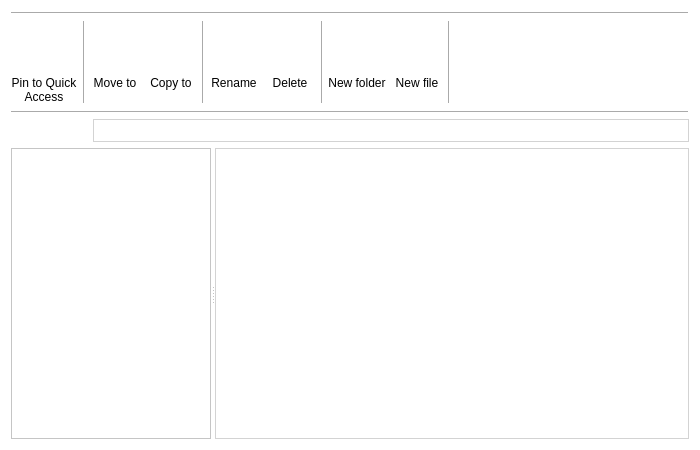
<?xml version="1.0" encoding="UTF-8"?>
<ui version="4.0">
 <class>Window</class>
 <widget class="QWidget" name="Window">
  <property name="enabled">
   <bool>true</bool>
  </property>
  <property name="geometry">
   <rect>
    <x>0</x>
    <y>0</y>
    <width>700</width>
    <height>450</height>
   </rect>
  </property>
  <property name="sizePolicy">
   <sizepolicy hsizetype="Fixed" vsizetype="Fixed">
    <horstretch>0</horstretch>
    <verstretch>0</verstretch>
   </sizepolicy>
  </property>
  <property name="windowTitle">
   <string>UFM</string>
  </property>
  <property name="styleSheet">
   <string notr="true">background-color: rgb(255, 255, 255);
</string>
  </property>
  <layout class="QVBoxLayout" name="verticalLayout_6">
   <item>
    <widget class="Line" name="line_9">
     <property name="sizePolicy">
      <sizepolicy hsizetype="Minimum" vsizetype="Minimum">
       <horstretch>0</horstretch>
       <verstretch>0</verstretch>
      </sizepolicy>
     </property>
     <property name="frameShadow">
      <enum>QFrame::Raised</enum>
     </property>
     <property name="midLineWidth">
      <number>0</number>
     </property>
     <property name="orientation">
      <enum>Qt::Horizontal</enum>
     </property>
    </widget>
   </item>
   <item>
    <layout class="QHBoxLayout" name="horizontalLayout_4">
     <item>
      <layout class="QVBoxLayout" name="verticalLayout_8">
       <item>
        <layout class="QHBoxLayout" name="horizontalLayout_3">
         <item>
          <layout class="QVBoxLayout" name="verticalLayout">
           <item>
            <widget class="QPushButton" name="pin_button">
             <property name="enabled">
              <bool>false</bool>
             </property>
             <property name="sizePolicy">
              <sizepolicy hsizetype="Minimum" vsizetype="Maximum">
               <horstretch>0</horstretch>
               <verstretch>0</verstretch>
              </sizepolicy>
             </property>
             <property name="minimumSize">
              <size>
               <width>50</width>
               <height>50</height>
              </size>
             </property>
             <property name="maximumSize">
              <size>
               <width>16777215</width>
               <height>50</height>
              </size>
             </property>
             <property name="styleSheet">
              <string notr="true">QPushButton:hover
{
  border: 1px solid #D3D3D3;
}</string>
             </property>
             <property name="text">
              <string/>
             </property>
             <property name="icon">
              <iconset>
               <normalon>:/resources/pin.png</normalon>
              </iconset>
             </property>
             <property name="iconSize">
              <size>
               <width>30</width>
               <height>30</height>
              </size>
             </property>
             <property name="flat">
              <bool>true</bool>
             </property>
            </widget>
           </item>
           <item>
            <widget class="QLabel" name="label">
             <property name="sizePolicy">
              <sizepolicy hsizetype="Maximum" vsizetype="Preferred">
               <horstretch>0</horstretch>
               <verstretch>0</verstretch>
              </sizepolicy>
             </property>
             <property name="text">
              <string>Pin to Quick
Access</string>
             </property>
             <property name="alignment">
              <set>Qt::AlignHCenter|Qt::AlignTop</set>
             </property>
            </widget>
           </item>
          </layout>
         </item>
         <item>
          <widget class="Line" name="line">
           <property name="sizePolicy">
            <sizepolicy hsizetype="Minimum" vsizetype="Minimum">
             <horstretch>0</horstretch>
             <verstretch>0</verstretch>
            </sizepolicy>
           </property>
           <property name="maximumSize">
            <size>
             <width>1</width>
             <height>16777215</height>
            </size>
           </property>
           <property name="frameShadow">
            <enum>QFrame::Raised</enum>
           </property>
           <property name="midLineWidth">
            <number>0</number>
           </property>
           <property name="orientation">
            <enum>Qt::Vertical</enum>
           </property>
          </widget>
         </item>
         <item>
          <layout class="QVBoxLayout" name="verticalLayout_2">
           <item>
            <widget class="QPushButton" name="move_button">
             <property name="enabled">
              <bool>false</bool>
             </property>
             <property name="sizePolicy">
              <sizepolicy hsizetype="Minimum" vsizetype="Maximum">
               <horstretch>0</horstretch>
               <verstretch>0</verstretch>
              </sizepolicy>
             </property>
             <property name="minimumSize">
              <size>
               <width>50</width>
               <height>50</height>
              </size>
             </property>
             <property name="maximumSize">
              <size>
               <width>16777215</width>
               <height>50</height>
              </size>
             </property>
             <property name="styleSheet">
              <string notr="true">QPushButton:hover
{
  border: 1px solid #D3D3D3;
}</string>
             </property>
             <property name="text">
              <string/>
             </property>
             <property name="icon">
              <iconset>
               <normalon>:/resources/move.png</normalon>
              </iconset>
             </property>
             <property name="iconSize">
              <size>
               <width>30</width>
               <height>30</height>
              </size>
             </property>
             <property name="flat">
              <bool>true</bool>
             </property>
            </widget>
           </item>
           <item>
            <widget class="QLabel" name="label_2">
             <property name="sizePolicy">
              <sizepolicy hsizetype="Minimum" vsizetype="Preferred">
               <horstretch>0</horstretch>
               <verstretch>0</verstretch>
              </sizepolicy>
             </property>
             <property name="text">
              <string>Move to</string>
             </property>
             <property name="alignment">
              <set>Qt::AlignHCenter|Qt::AlignTop</set>
             </property>
            </widget>
           </item>
          </layout>
         </item>
         <item>
          <layout class="QVBoxLayout" name="verticalLayout_3">
           <item>
            <widget class="QPushButton" name="copy_button">
             <property name="enabled">
              <bool>false</bool>
             </property>
             <property name="sizePolicy">
              <sizepolicy hsizetype="Minimum" vsizetype="Maximum">
               <horstretch>0</horstretch>
               <verstretch>0</verstretch>
              </sizepolicy>
             </property>
             <property name="minimumSize">
              <size>
               <width>50</width>
               <height>50</height>
              </size>
             </property>
             <property name="maximumSize">
              <size>
               <width>16777215</width>
               <height>50</height>
              </size>
             </property>
             <property name="styleSheet">
              <string notr="true">QPushButton:hover
{
  border: 1px solid #D3D3D3;
}</string>
             </property>
             <property name="text">
              <string/>
             </property>
             <property name="icon">
              <iconset>
               <normalon>:/resources/copy.png</normalon>
              </iconset>
             </property>
             <property name="iconSize">
              <size>
               <width>30</width>
               <height>30</height>
              </size>
             </property>
             <property name="flat">
              <bool>true</bool>
             </property>
            </widget>
           </item>
           <item>
            <widget class="QLabel" name="label_3">
             <property name="sizePolicy">
              <sizepolicy hsizetype="Minimum" vsizetype="Preferred">
               <horstretch>0</horstretch>
               <verstretch>0</verstretch>
              </sizepolicy>
             </property>
             <property name="text">
              <string>Copy to</string>
             </property>
             <property name="alignment">
              <set>Qt::AlignHCenter|Qt::AlignTop</set>
             </property>
            </widget>
           </item>
          </layout>
         </item>
         <item>
          <widget class="Line" name="line_2">
           <property name="sizePolicy">
            <sizepolicy hsizetype="Minimum" vsizetype="Minimum">
             <horstretch>0</horstretch>
             <verstretch>0</verstretch>
            </sizepolicy>
           </property>
           <property name="maximumSize">
            <size>
             <width>1</width>
             <height>16777215</height>
            </size>
           </property>
           <property name="frameShadow">
            <enum>QFrame::Raised</enum>
           </property>
           <property name="midLineWidth">
            <number>0</number>
           </property>
           <property name="orientation">
            <enum>Qt::Vertical</enum>
           </property>
          </widget>
         </item>
         <item>
          <layout class="QVBoxLayout" name="verticalLayout_4">
           <item>
            <widget class="QPushButton" name="rename_button">
             <property name="enabled">
              <bool>false</bool>
             </property>
             <property name="sizePolicy">
              <sizepolicy hsizetype="Minimum" vsizetype="Maximum">
               <horstretch>0</horstretch>
               <verstretch>0</verstretch>
              </sizepolicy>
             </property>
             <property name="minimumSize">
              <size>
               <width>50</width>
               <height>50</height>
              </size>
             </property>
             <property name="maximumSize">
              <size>
               <width>16777215</width>
               <height>50</height>
              </size>
             </property>
             <property name="styleSheet">
              <string notr="true">QPushButton:hover
{
  border: 1px solid #D3D3D3;
}</string>
             </property>
             <property name="text">
              <string/>
             </property>
             <property name="icon">
              <iconset>
               <normalon>:/resources/rename.png</normalon>
              </iconset>
             </property>
             <property name="iconSize">
              <size>
               <width>30</width>
               <height>30</height>
              </size>
             </property>
             <property name="flat">
              <bool>true</bool>
             </property>
            </widget>
           </item>
           <item>
            <widget class="QLabel" name="label_4">
             <property name="sizePolicy">
              <sizepolicy hsizetype="Minimum" vsizetype="Preferred">
               <horstretch>0</horstretch>
               <verstretch>0</verstretch>
              </sizepolicy>
             </property>
             <property name="text">
              <string>Rename</string>
             </property>
             <property name="alignment">
              <set>Qt::AlignHCenter|Qt::AlignTop</set>
             </property>
            </widget>
           </item>
          </layout>
         </item>
         <item>
          <layout class="QVBoxLayout" name="verticalLayout_5">
           <item>
            <widget class="QPushButton" name="delete_button">
             <property name="enabled">
              <bool>false</bool>
             </property>
             <property name="sizePolicy">
              <sizepolicy hsizetype="Minimum" vsizetype="Maximum">
               <horstretch>0</horstretch>
               <verstretch>0</verstretch>
              </sizepolicy>
             </property>
             <property name="minimumSize">
              <size>
               <width>50</width>
               <height>50</height>
              </size>
             </property>
             <property name="maximumSize">
              <size>
               <width>16777215</width>
               <height>50</height>
              </size>
             </property>
             <property name="styleSheet">
              <string notr="true">QPushButton:hover
{
  border: 1px solid #D3D3D3;
}</string>
             </property>
             <property name="text">
              <string/>
             </property>
             <property name="icon">
              <iconset>
               <normalon>:/resources/delete.png</normalon>
              </iconset>
             </property>
             <property name="iconSize">
              <size>
               <width>25</width>
               <height>25</height>
              </size>
             </property>
             <property name="flat">
              <bool>true</bool>
             </property>
            </widget>
           </item>
           <item>
            <widget class="QLabel" name="label_5">
             <property name="sizePolicy">
              <sizepolicy hsizetype="Minimum" vsizetype="Preferred">
               <horstretch>0</horstretch>
               <verstretch>0</verstretch>
              </sizepolicy>
             </property>
             <property name="text">
              <string>Delete</string>
             </property>
             <property name="alignment">
              <set>Qt::AlignHCenter|Qt::AlignTop</set>
             </property>
            </widget>
           </item>
          </layout>
         </item>
         <item>
          <widget class="Line" name="line_5">
           <property name="sizePolicy">
            <sizepolicy hsizetype="Minimum" vsizetype="Minimum">
             <horstretch>0</horstretch>
             <verstretch>0</verstretch>
            </sizepolicy>
           </property>
           <property name="maximumSize">
            <size>
             <width>1</width>
             <height>16777215</height>
            </size>
           </property>
           <property name="frameShadow">
            <enum>QFrame::Raised</enum>
           </property>
           <property name="midLineWidth">
            <number>0</number>
           </property>
           <property name="orientation">
            <enum>Qt::Vertical</enum>
           </property>
          </widget>
         </item>
         <item>
          <layout class="QVBoxLayout" name="verticalLayout_7">
           <item>
            <widget class="QPushButton" name="new_folder_button">
             <property name="sizePolicy">
              <sizepolicy hsizetype="Minimum" vsizetype="Maximum">
               <horstretch>0</horstretch>
               <verstretch>0</verstretch>
              </sizepolicy>
             </property>
             <property name="minimumSize">
              <size>
               <width>50</width>
               <height>50</height>
              </size>
             </property>
             <property name="maximumSize">
              <size>
               <width>16777215</width>
               <height>50</height>
              </size>
             </property>
             <property name="styleSheet">
              <string notr="true">QPushButton:hover
{
  border: 1px solid #D3D3D3;
}</string>
             </property>
             <property name="text">
              <string/>
             </property>
             <property name="icon">
              <iconset>
               <normalon>:/resources/folder.png</normalon>
              </iconset>
             </property>
             <property name="iconSize">
              <size>
               <width>25</width>
               <height>25</height>
              </size>
             </property>
             <property name="flat">
              <bool>true</bool>
             </property>
            </widget>
           </item>
           <item>
            <widget class="QLabel" name="label_7">
             <property name="sizePolicy">
              <sizepolicy hsizetype="Minimum" vsizetype="Preferred">
               <horstretch>0</horstretch>
               <verstretch>0</verstretch>
              </sizepolicy>
             </property>
             <property name="text">
              <string>New folder</string>
             </property>
             <property name="alignment">
              <set>Qt::AlignHCenter|Qt::AlignTop</set>
             </property>
            </widget>
           </item>
          </layout>
         </item>
         <item>
          <layout class="QVBoxLayout" name="verticalLayout_9">
           <item>
            <widget class="QPushButton" name="new_file_button">
             <property name="sizePolicy">
              <sizepolicy hsizetype="Minimum" vsizetype="Maximum">
               <horstretch>0</horstretch>
               <verstretch>0</verstretch>
              </sizepolicy>
             </property>
             <property name="minimumSize">
              <size>
               <width>50</width>
               <height>50</height>
              </size>
             </property>
             <property name="maximumSize">
              <size>
               <width>16777215</width>
               <height>50</height>
              </size>
             </property>
             <property name="styleSheet">
              <string notr="true">QPushButton:hover
{
  border: 1px solid #D3D3D3;
}</string>
             </property>
             <property name="text">
              <string/>
             </property>
             <property name="icon">
              <iconset>
               <normalon>:/resources/file.png</normalon>
              </iconset>
             </property>
             <property name="iconSize">
              <size>
               <width>25</width>
               <height>25</height>
              </size>
             </property>
             <property name="flat">
              <bool>true</bool>
             </property>
            </widget>
           </item>
           <item>
            <widget class="QLabel" name="label_8">
             <property name="sizePolicy">
              <sizepolicy hsizetype="Minimum" vsizetype="Preferred">
               <horstretch>0</horstretch>
               <verstretch>0</verstretch>
              </sizepolicy>
             </property>
             <property name="text">
              <string>New file</string>
             </property>
             <property name="alignment">
              <set>Qt::AlignHCenter|Qt::AlignTop</set>
             </property>
            </widget>
           </item>
          </layout>
         </item>
         <item>
          <widget class="Line" name="line_6">
           <property name="sizePolicy">
            <sizepolicy hsizetype="Minimum" vsizetype="Minimum">
             <horstretch>0</horstretch>
             <verstretch>0</verstretch>
            </sizepolicy>
           </property>
           <property name="maximumSize">
            <size>
             <width>1</width>
             <height>16777215</height>
            </size>
           </property>
           <property name="frameShadow">
            <enum>QFrame::Raised</enum>
           </property>
           <property name="midLineWidth">
            <number>0</number>
           </property>
           <property name="orientation">
            <enum>Qt::Vertical</enum>
           </property>
          </widget>
         </item>
        </layout>
       </item>
      </layout>
     </item>
     <item>
      <spacer name="horizontalSpacer">
       <property name="orientation">
        <enum>Qt::Horizontal</enum>
       </property>
       <property name="sizeHint" stdset="0">
        <size>
         <width>40</width>
         <height>20</height>
        </size>
       </property>
      </spacer>
     </item>
    </layout>
   </item>
   <item>
    <widget class="Line" name="line_8">
     <property name="sizePolicy">
      <sizepolicy hsizetype="Minimum" vsizetype="Minimum">
       <horstretch>0</horstretch>
       <verstretch>0</verstretch>
      </sizepolicy>
     </property>
     <property name="frameShadow">
      <enum>QFrame::Raised</enum>
     </property>
     <property name="lineWidth">
      <number>1</number>
     </property>
     <property name="midLineWidth">
      <number>0</number>
     </property>
     <property name="orientation">
      <enum>Qt::Horizontal</enum>
     </property>
    </widget>
   </item>
   <item>
    <layout class="QHBoxLayout" name="horizontalLayout_2">
     <property name="sizeConstraint">
      <enum>QLayout::SetDefaultConstraint</enum>
     </property>
     <item>
      <layout class="QHBoxLayout" name="horizontalLayout">
       <property name="spacing">
        <number>1</number>
       </property>
       <property name="sizeConstraint">
        <enum>QLayout::SetMaximumSize</enum>
       </property>
       <item>
        <widget class="QPushButton" name="back">
         <property name="sizePolicy">
          <sizepolicy hsizetype="Maximum" vsizetype="Maximum">
           <horstretch>0</horstretch>
           <verstretch>0</verstretch>
          </sizepolicy>
         </property>
         <property name="styleSheet">
          <string notr="true">QPushButton:hover
{
  border: 1px solid #D3D3D3;
}</string>
         </property>
         <property name="text">
          <string/>
         </property>
         <property name="icon">
          <iconset>
           <normalon>:/resources/left-arrow.png</normalon>
          </iconset>
         </property>
         <property name="flat">
          <bool>true</bool>
         </property>
        </widget>
       </item>
       <item>
        <widget class="QPushButton" name="forward">
         <property name="enabled">
          <bool>false</bool>
         </property>
         <property name="sizePolicy">
          <sizepolicy hsizetype="Maximum" vsizetype="Maximum">
           <horstretch>0</horstretch>
           <verstretch>0</verstretch>
          </sizepolicy>
         </property>
         <property name="styleSheet">
          <string notr="true">QPushButton:hover
{
  border: 1px solid #D3D3D3;
}</string>
         </property>
         <property name="text">
          <string/>
         </property>
         <property name="icon">
          <iconset>
           <normalon>:/resources/right-arrow.png</normalon>
          </iconset>
         </property>
         <property name="flat">
          <bool>true</bool>
         </property>
        </widget>
       </item>
       <item>
        <widget class="QListWidget" name="path_line">
         <property name="sizePolicy">
          <sizepolicy hsizetype="Minimum" vsizetype="Maximum">
           <horstretch>0</horstretch>
           <verstretch>0</verstretch>
          </sizepolicy>
         </property>
         <property name="maximumSize">
          <size>
           <width>16777215</width>
           <height>23</height>
          </size>
         </property>
         <property name="styleSheet">
          <string notr="true">border: 1px solid #D3D3D3;</string>
         </property>
         <property name="flow">
          <enum>QListView::LeftToRight</enum>
         </property>
        </widget>
       </item>
      </layout>
     </item>
    </layout>
   </item>
   <item>
    <widget class="QSplitter" name="splitter">
     <property name="sizePolicy">
      <sizepolicy hsizetype="Expanding" vsizetype="Expanding">
       <horstretch>0</horstretch>
       <verstretch>0</verstretch>
      </sizepolicy>
     </property>
     <property name="orientation">
      <enum>Qt::Horizontal</enum>
     </property>
     <property name="childrenCollapsible">
      <bool>false</bool>
     </property>
     <widget class="QTreeWidget" name="quick_panel">
      <property name="sizePolicy">
       <sizepolicy hsizetype="Maximum" vsizetype="Expanding">
        <horstretch>0</horstretch>
        <verstretch>0</verstretch>
       </sizepolicy>
      </property>
      <property name="maximumSize">
       <size>
        <width>200</width>
        <height>16777215</height>
       </size>
      </property>
      <property name="styleSheet">
       <string notr="true">border: 1px solid #D3D3D3;
QTreeView::item{ margin: 0px 6px 6px 6px; border: 0;}</string>
      </property>
      <property name="headerHidden">
       <bool>true</bool>
      </property>
      <column>
       <property name="text">
        <string notr="true">1</string>
       </property>
      </column>
     </widget>
     <widget class="QTreeView" name="dir_content">
      <property name="sizePolicy">
       <sizepolicy hsizetype="MinimumExpanding" vsizetype="MinimumExpanding">
        <horstretch>0</horstretch>
        <verstretch>0</verstretch>
       </sizepolicy>
      </property>
      <property name="styleSheet">
       <string notr="true">border: 1px solid #D3D3D3;</string>
      </property>
      <property name="rootIsDecorated">
       <bool>false</bool>
      </property>
     </widget>
    </widget>
   </item>
  </layout>
 </widget>
 <resources/>
 <connections/>
</ui>
